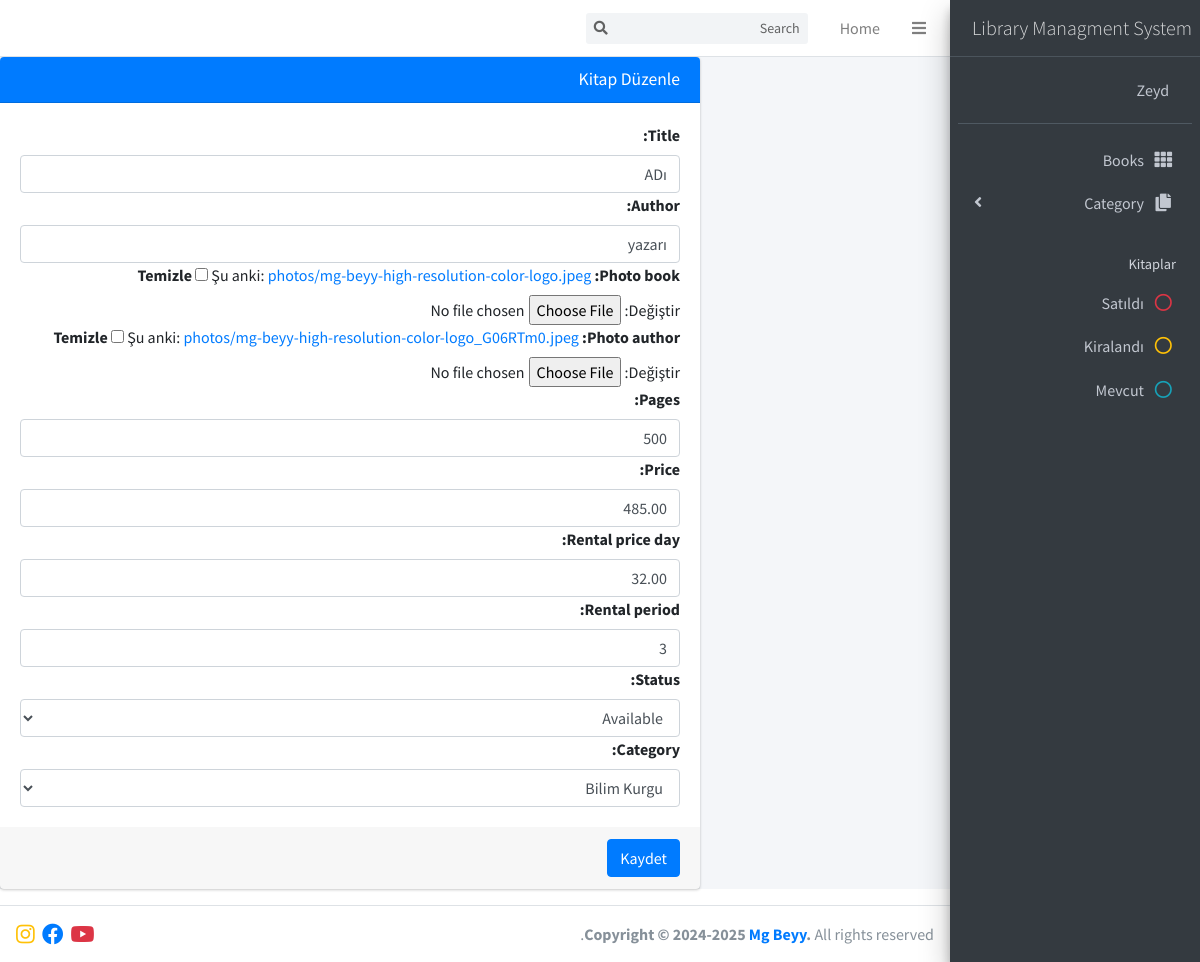
Screenshot of /update/7 with the database file from the repository.
### lms_app/models.py (models this page shows, shortened)
class Book(models.Model):
    status_book = [
        ('available', 'Available'),
        ('rental', 'Rental'),
        ('sold', 'sold'),
    ]
    title = models.CharField(max_length=100)
    author = models.CharField(max_length=100, blank=True, null=True)
    photo_book = models.ImageField(upload_to='photos', blank=True, null=True)
    photo_author = models.ImageField(upload_to='photos', blank=True, null=True)
    pages = models.IntegerField(blank=True, null=True)
    price = models.DecimalField(max_digits=5, decimal_places=2, blank=True, null=True)
    rental_price_day = models.DecimalField(max_digits=5, decimal_places=2, blank=True, null=True)
    rental_period = models.IntegerField(blank=True, null=True)
    active = models.BooleanField(default=True)
    status = models.CharField(max_length=50, choices=status_book, default='available', blank=True, null=True)
    category = models.ForeignKey(Category, on_delete=models.PROTECT, blank=True, null=True,related_name='books')

### lms_app/views.py (the view)
# urls.py: path("update/<int:id>", views.update, name="update"),
def update(request, id):
    book_id = Book.objects.get(id=id)
    if request.method == 'POST':
        book_save = BookForm(request.POST, request.FILES, instance=book_id)
        if book_save.is_valid():
            book_save.save()
            return redirect('/')
    else:
        book_save = BookForm(instance=book_id)
    context = {
        'form' : book_save
    }
    return render(request, 'pages/update.html', context)

### lms_app/forms.py
class BookForm(forms.ModelForm):
    class Meta:
        model = Book
        fields = ['title',
            'author',
            'photo_book',
            'photo_author',
            'pages',
            'price',
            'rental_price_day',
            'rental_period',
            'status',
            'category',
        ]
        widgets = {
            'title' : forms.TextInput(attrs={'class': 'form-control'}),
            'author' : forms.TextInput(attrs={'class': 'form-control'}),
            'pages' : forms.NumberInput(attrs={'class': 'form-control'}),
            'price' : forms.NumberInput(attrs={'class': 'form-control'}),
            'rental_price_day' : forms.NumberInput(attrs={'class': 'form-control'}),
            'rental_period' : forms.NumberInput(attrs={'class': 'form-control'}),
            'status' : forms.Select(attrs={'class': 'form-control'}),
            'category' : forms.Select(attrs={'class': 'form-control'}),
        }

### lms_app/models.py (called while the page is built)
    def __str__(self):
        return self.name

### templates/pages/update.html (shortened to what this page needs)
{% extends "base.html" %}
{% block content %}
<div style="direction: rtl;" class="wrapper">
  <div   class="content-wrapper">
<div  class="card card-primary">
    <div class="card-header">
      <h3 class="card-title">Kitap Düzenle</h3>
    </div>
    <form  method="POST" enctype="multipart/form-data">
      <div class="card-body">
        {{form}}
      </div>
      <div class="card-footer">
        <button type="submit" class="btn btn-primary">Kaydet</button>
      </div>
    </form>
  </div>
</div>
</div>
{% endblock %}

### rows the page displays
Book: title "ADı", author "yazarı", pages "500", price "485.00", rental_price_day "32.00", rental_period "3", status "Available", category "Bilim Kurgu"
